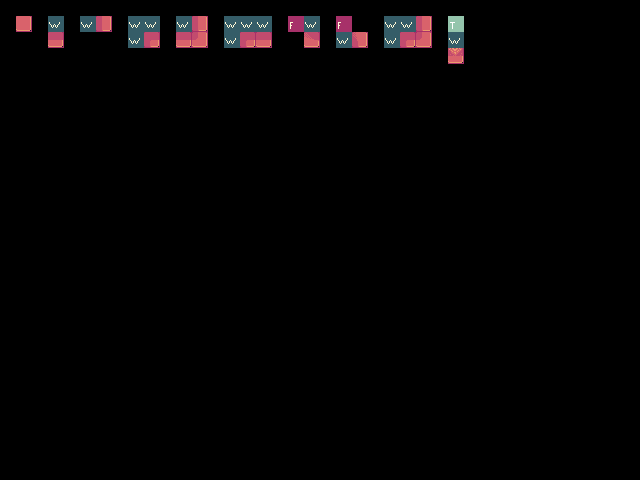

This game map was drawn from its Tiled (.tmx) file and the tilesets committed beside it. A one-line description and the full map source follow:
An orthogonal 40x30 tile map with 16x16 px tiles, 2 tile layers (input_prototype, output_base).

<map version="1.10" tiledversion="1.10.2" orientation="orthogonal" renderorder="right-down" width="40" height="30" tilewidth="16" tileheight="16" infinite="0" nextlayerid="4" nextobjectid="1">
 <tileset firstgid="1" source="../FaerieForest_PetricakeGamesTSX.tsx" />
 <layer id="2" name="input_prototype" width="40" height="30">
  <data encoding="csv">
0,0,0,0,0,0,0,0,0,0,0,0,0,0,0,0,0,0,0,0,0,0,0,0,0,0,0,0,0,0,0,0,0,0,0,0,0,0,0,0,
0,169,0,166,0,166,169,0,166,166,0,166,169,0,166,166,166,0,169,166,0,169,0,0,166,166,169,0,168,0,0,0,0,0,0,0,0,0,0,0,
0,0,0,169,0,0,0,0,166,169,0,169,169,0,166,169,169,0,0,169,0,166,169,0,166,169,169,0,166,0,0,0,0,0,0,0,0,0,0,0,
0,0,0,0,0,0,0,0,0,0,0,0,0,0,0,0,0,0,0,0,0,0,0,0,0,0,0,0,169,0,0,0,0,0,0,0,0,0,0,0,
0,0,0,0,0,0,0,0,0,0,0,0,0,0,0,0,0,0,0,0,0,0,0,0,0,0,0,0,0,0,0,0,0,0,0,0,0,0,0,0,
0,0,0,0,0,0,0,0,0,0,0,0,0,0,0,0,0,0,0,0,0,0,0,0,0,0,0,0,0,0,0,0,0,0,0,0,0,0,0,0,
0,0,0,0,0,0,0,0,0,0,0,0,0,0,0,0,0,0,0,0,0,0,0,0,0,0,0,0,0,0,0,0,0,0,0,0,0,0,0,0,
0,0,0,0,0,0,0,0,0,0,0,0,0,0,0,0,0,0,0,0,0,0,0,0,0,0,0,0,0,0,0,0,0,0,0,0,0,0,0,0,
0,0,0,0,0,0,0,0,0,0,0,0,0,0,0,0,0,0,0,0,0,0,0,0,0,0,0,0,0,0,0,0,0,0,0,0,0,0,0,0,
0,0,0,0,0,0,0,0,0,0,0,0,0,0,0,0,0,0,0,0,0,0,0,0,0,0,0,0,0,0,0,0,0,0,0,0,0,0,0,0,
0,0,0,0,0,0,0,0,0,0,0,0,0,0,0,0,0,0,0,0,0,0,0,0,0,0,0,0,0,0,0,0,0,0,0,0,0,0,0,0,
0,0,0,0,0,0,0,0,0,0,0,0,0,0,0,0,0,0,0,0,0,0,0,0,0,0,0,0,0,0,0,0,0,0,0,0,0,0,0,0,
0,0,0,0,0,0,0,0,0,0,0,0,0,0,0,0,0,0,0,0,0,0,0,0,0,0,0,0,0,0,0,0,0,0,0,0,0,0,0,0,
0,0,0,0,0,0,0,0,0,0,0,0,0,0,0,0,0,0,0,0,0,0,0,0,0,0,0,0,0,0,0,0,0,0,0,0,0,0,0,0,
0,0,0,0,0,0,0,0,0,0,0,0,0,0,0,0,0,0,0,0,0,0,0,0,0,0,0,0,0,0,0,0,0,0,0,0,0,0,0,0,
0,0,0,0,0,0,0,0,0,0,0,0,0,0,0,0,0,0,0,0,0,0,0,0,0,0,0,0,0,0,0,0,0,0,0,0,0,0,0,0,
0,0,0,0,0,0,0,0,0,0,0,0,0,0,0,0,0,0,0,0,0,0,0,0,0,0,0,0,0,0,0,0,0,0,0,0,0,0,0,0,
0,0,0,0,0,0,0,0,0,0,0,0,0,0,0,0,0,0,0,0,0,0,0,0,0,0,0,0,0,0,0,0,0,0,0,0,0,0,0,0,
0,0,0,0,0,0,0,0,0,0,0,0,0,0,0,0,0,0,0,0,0,0,0,0,0,0,0,0,0,0,0,0,0,0,0,0,0,0,0,0,
0,0,0,0,0,0,0,0,0,0,0,0,0,0,0,0,0,0,0,0,0,0,0,0,0,0,0,0,0,0,0,0,0,0,0,0,0,0,0,0,
0,0,0,0,0,0,0,0,0,0,0,0,0,0,0,0,0,0,0,0,0,0,0,0,0,0,0,0,0,0,0,0,0,0,0,0,0,0,0,0,
0,0,0,0,0,0,0,0,0,0,0,0,0,0,0,0,0,0,0,0,0,0,0,0,0,0,0,0,0,0,0,0,0,0,0,0,0,0,0,0,
0,0,0,0,0,0,0,0,0,0,0,0,0,0,0,0,0,0,0,0,0,0,0,0,0,0,0,0,0,0,0,0,0,0,0,0,0,0,0,0,
0,0,0,0,0,0,0,0,0,0,0,0,0,0,0,0,0,0,0,0,0,0,0,0,0,0,0,0,0,0,0,0,0,0,0,0,0,0,0,0,
0,0,0,0,0,0,0,0,0,0,0,0,0,0,0,0,0,0,0,0,0,0,0,0,0,0,0,0,0,0,0,0,0,0,0,0,0,0,0,0,
0,0,0,0,0,0,0,0,0,0,0,0,0,0,0,0,0,0,0,0,0,0,0,0,0,0,0,0,0,0,0,0,0,0,0,0,0,0,0,0,
0,0,0,0,0,0,0,0,0,0,0,0,0,0,0,0,0,0,0,0,0,0,0,0,0,0,0,0,0,0,0,0,0,0,0,0,0,0,0,0,
0,0,0,0,0,0,0,0,0,0,0,0,0,0,0,0,0,0,0,0,0,0,0,0,0,0,0,0,0,0,0,0,0,0,0,0,0,0,0,0,
0,0,0,0,0,0,0,0,0,0,0,0,0,0,0,0,0,0,0,0,0,0,0,0,0,0,0,0,0,0,0,0,0,0,0,0,0,0,0,0,
0,0,0,0,0,0,0,0,0,0,0,0,0,0,0,0,0,0,0,0,0,0,0,0,0,0,0,0,0,0,0,0,0,0,0,0,0,0,0,0
</data>
 </layer>
 <layer id="3" name="output_base" width="40" height="30">
  <data encoding="csv">
0,0,0,0,0,0,0,0,0,0,0,0,0,0,0,0,0,0,0,0,0,0,0,0,0,0,0,0,0,0,0,0,0,0,0,0,0,0,0,0,
0,41,0,0,0,0,61,0,0,0,0,0,61,0,0,0,0,0,0,0,0,0,0,0,0,0,61,0,0,0,0,0,0,0,0,0,0,0,0,0,
0,0,0,26,0,0,0,0,0,43,0,26,79,0,0,43,26,0,0,151,0,0,80,0,0,43,79,0,0,0,0,0,0,0,0,0,0,0,0,0,
0,0,0,0,0,0,0,0,0,0,0,0,0,0,0,0,0,0,0,0,0,0,0,0,0,0,0,0,25,0,0,0,0,0,0,0,0,0,0,0,
0,0,0,0,0,0,0,0,0,0,0,0,0,0,0,0,0,0,0,0,0,0,0,0,0,0,0,0,0,0,0,0,0,0,0,0,0,0,0,0,
0,0,0,0,0,0,0,0,0,0,0,0,0,0,0,0,0,0,0,0,0,0,0,0,0,0,0,0,0,0,0,0,0,0,0,0,0,0,0,0,
0,0,0,0,0,0,0,0,0,0,0,0,0,0,0,0,0,0,0,0,0,0,0,0,0,0,0,0,0,0,0,0,0,0,0,0,0,0,0,0,
0,0,0,0,0,0,0,0,0,0,0,0,0,0,0,0,0,0,0,0,0,0,0,0,0,0,0,0,0,0,0,0,0,0,0,0,0,0,0,0,
0,0,0,0,0,0,0,0,0,0,0,0,0,0,0,0,0,0,0,0,0,0,0,0,0,0,0,0,0,0,0,0,0,0,0,0,0,0,0,0,
0,0,0,0,0,0,0,0,0,0,0,0,0,0,0,0,0,0,0,0,0,0,0,0,0,0,0,0,0,0,0,0,0,0,0,0,0,0,0,0,
0,0,0,0,0,0,0,0,0,0,0,0,0,0,0,0,0,0,0,0,0,0,0,0,0,0,0,0,0,0,0,0,0,0,0,0,0,0,0,0,
0,0,0,0,0,0,0,0,0,0,0,0,0,0,0,0,0,0,0,0,0,0,0,0,0,0,0,0,0,0,0,0,0,0,0,0,0,0,0,0,
0,0,0,0,0,0,0,0,0,0,0,0,0,0,0,0,0,0,0,0,0,0,0,0,0,0,0,0,0,0,0,0,0,0,0,0,0,0,0,0,
0,0,0,0,0,0,0,0,0,0,0,0,0,0,0,0,0,0,0,0,0,0,0,0,0,0,0,0,0,0,0,0,0,0,0,0,0,0,0,0,
0,0,0,0,0,0,0,0,0,0,0,0,0,0,0,0,0,0,0,0,0,0,0,0,0,0,0,0,0,0,0,0,0,0,0,0,0,0,0,0,
0,0,0,0,0,0,0,0,0,0,0,0,0,0,0,0,0,0,0,0,0,0,0,0,0,0,0,0,0,0,0,0,0,0,0,0,0,0,0,0,
0,0,0,0,0,0,0,0,0,0,0,0,0,0,0,0,0,0,0,0,0,0,0,0,0,0,0,0,0,0,0,0,0,0,0,0,0,0,0,0,
0,0,0,0,0,0,0,0,0,0,0,0,0,0,0,0,0,0,0,0,0,0,0,0,0,0,0,0,0,0,0,0,0,0,0,0,0,0,0,0,
0,0,0,0,0,0,0,0,0,0,0,0,0,0,0,0,0,0,0,0,0,0,0,0,0,0,0,0,0,0,0,0,0,0,0,0,0,0,0,0,
0,0,0,0,0,0,0,0,0,0,0,0,0,0,0,0,0,0,0,0,0,0,0,0,0,0,0,0,0,0,0,0,0,0,0,0,0,0,0,0,
0,0,0,0,0,0,0,0,0,0,0,0,0,0,0,0,0,0,0,0,0,0,0,0,0,0,0,0,0,0,0,0,0,0,0,0,0,0,0,0,
0,0,0,0,0,0,0,0,0,0,0,0,0,0,0,0,0,0,0,0,0,0,0,0,0,0,0,0,0,0,0,0,0,0,0,0,0,0,0,0,
0,0,0,0,0,0,0,0,0,0,0,0,0,0,0,0,0,0,0,0,0,0,0,0,0,0,0,0,0,0,0,0,0,0,0,0,0,0,0,0,
0,0,0,0,0,0,0,0,0,0,0,0,0,0,0,0,0,0,0,0,0,0,0,0,0,0,0,0,0,0,0,0,0,0,0,0,0,0,0,0,
0,0,0,0,0,0,0,0,0,0,0,0,0,0,0,0,0,0,0,0,0,0,0,0,0,0,0,0,0,0,0,0,0,0,0,0,0,0,0,0,
0,0,0,0,0,0,0,0,0,0,0,0,0,0,0,0,0,0,0,0,0,0,0,0,0,0,0,0,0,0,0,0,0,0,0,0,0,0,0,0,
0,0,0,0,0,0,0,0,0,0,0,0,0,0,0,0,0,0,0,0,0,0,0,0,0,0,0,0,0,0,0,0,0,0,0,0,0,0,0,0,
0,0,0,0,0,0,0,0,0,0,0,0,0,0,0,0,0,0,0,0,0,0,0,0,0,0,0,0,0,0,0,0,0,0,0,0,0,0,0,0,
0,0,0,0,0,0,0,0,0,0,0,0,0,0,0,0,0,0,0,0,0,0,0,0,0,0,0,0,0,0,0,0,0,0,0,0,0,0,0,0,
0,0,0,0,0,0,0,0,0,0,0,0,0,0,0,0,0,0,0,0,0,0,0,0,0,0,0,0,0,0,0,0,0,0,0,0,0,0,0,0
</data>
 </layer>
</map>
